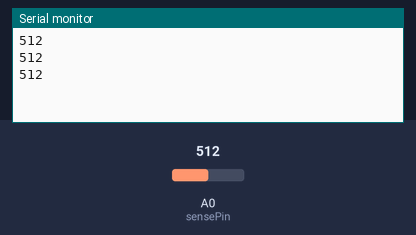
Bench run of a sketch on a simulated Arduino Uno, built with avr-gcc and run on an emulated ATmega328P. Shown: the last lines printed to the serial monitor. The inputs (shaded band) are chosen by the test bench; at power-on: A0 (sensePin) = 512.

Above: at 1.3 s.
1.4 s: A0 (sensePin) set to 716
At 1.9 s:
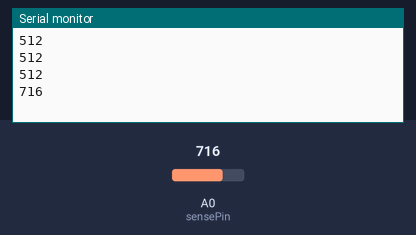
2.9 s: A0 (sensePin) set to 900
At 3.4 s:
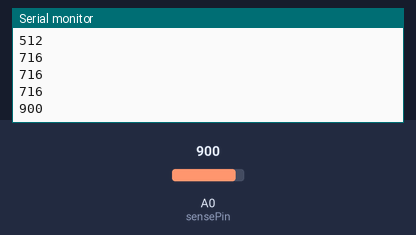
Timing chart, 0 to 5.9 s (numbered marks = the images above; inputs shaded):
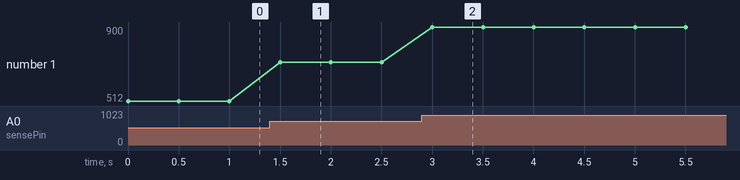

The sketch:

Photoresistor.ino
```cpp
int sensePin = 0;
void setup()
{
 analogRead(DEFAULT); // not necessary
 Serial.begin(9600);
}

void loop()
{
	  Serial.println(analogRead(sensePin));
      delay(500);
}
```

Measured:
- after the input at 1.4 s, the serial monitor: prints a new line after 0.10 s (image 1)
- after the input at 2.9 s, the serial monitor: prints a new line after 0.10 s (image 2)
- plotted number 1: 512 → 716 after the input at 1.4 s, 716 → 900 after the input at 2.9 s
